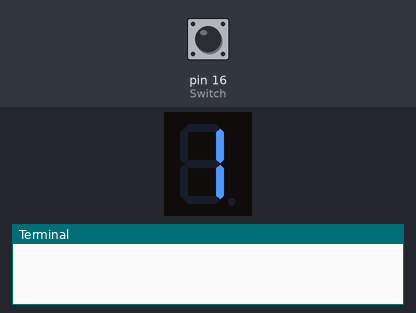
A program run on a simulated Raspberry Pi (header pin numbers). Shown: 1-digit seven-segment display, the last lines printed to the terminal. The inputs (shaded band) are chosen by the test bench; at power-on: pin 16 (Switch) LOW. The segment pins are drawn as the display they are named for.

Above: at 0.3 s.
At 3.2 s:
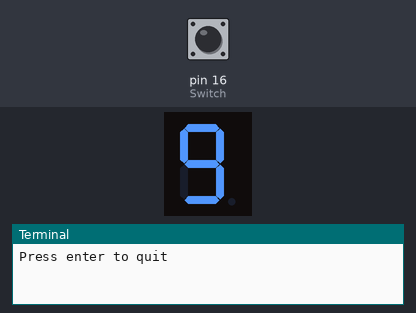
3.3 s: pin 16 (Switch) pulled HIGH for 0.15 s
At 4.4 s:
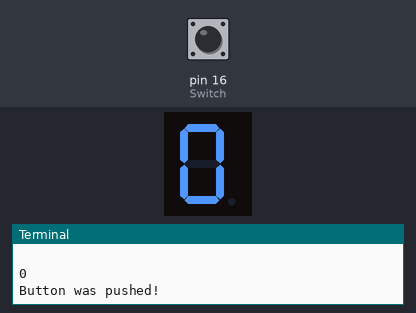
Timing chart, 0 to 6.3 s (numbered marks = the images above; inputs shaded):
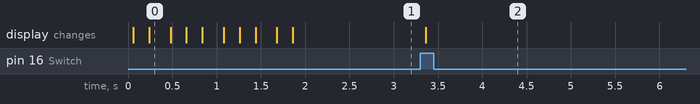

The program:

test.py
```python
import RPi.GPIO as GPIO
import time

num = 0
#      A   B   C   D   E   F   G   DP
# seg = [11, 13, 15, 10, 18, 19, 21, 23]
seg = [8, 10, 12, 13, 19, 21, 23, 24]

#       A B C D E F G DP
fnd = [(1,1,1,1,1,1,0,0),#0
       (0,1,1,0,0,0,0,0),#1
       (1,1,0,1,1,0,1,0),#2
       (1,1,1,1,0,0,1,0),#3
       (0,1,1,0,0,1,1,0),#4
       (1,0,1,1,0,1,1,0),#5
       (1,0,1,1,1,1,1,0),#6
       (1,1,1,0,0,0,0,0),#7
       (1,1,1,1,1,1,1,0),#8
       (1,1,1,1,0,1,1,0)]#9

def number():
    global num
    if num == 10:
        num = 0
    GPIO.output(seg,fnd[num])
    time.sleep(0.2)
    num += 1
    print(num-1)

def button_callback(channel):
    number()
    print("Button was pushed!")


Switch = 16

GPIO.setwarnings(False)
GPIO.setmode(GPIO.BOARD)

GPIO.setup(seg,GPIO.OUT,initial=GPIO.LOW)

for i in range(10):
        GPIO.output(seg,fnd[i])
        time.sleep(0.2)

GPIO.setup(Switch,GPIO.IN,pull_up_down=GPIO.PUD_DOWN)

GPIO.add_event_detect(Switch,GPIO.RISING,callback=button_callback,bouncetime=300)

message = input("Press enter to quit\n\n")

GPIO.cleanup()
```

Measured:
- after the input at 3.3 s, the display: changes after 0.06 s (image 2)
